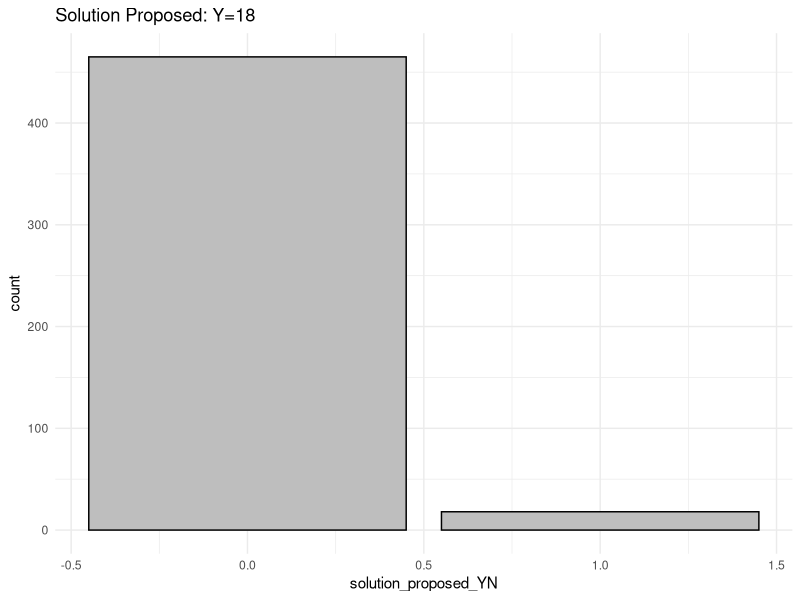
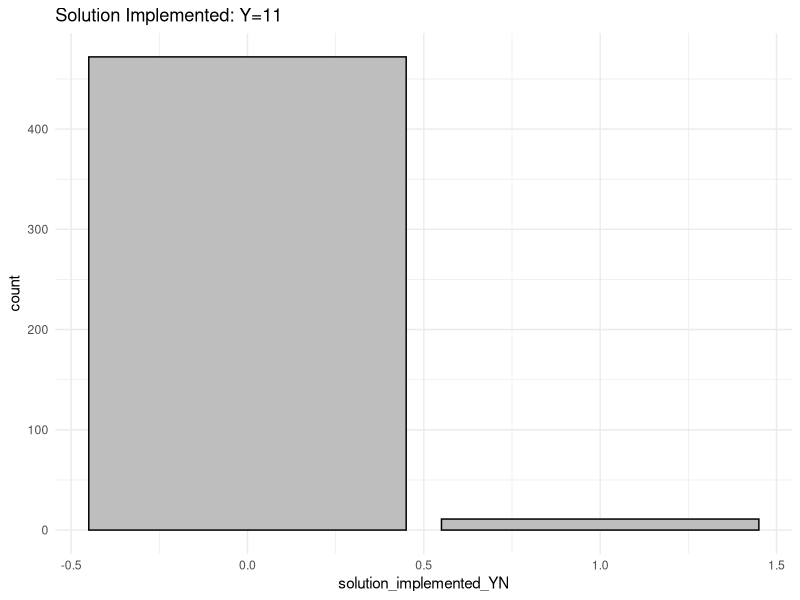
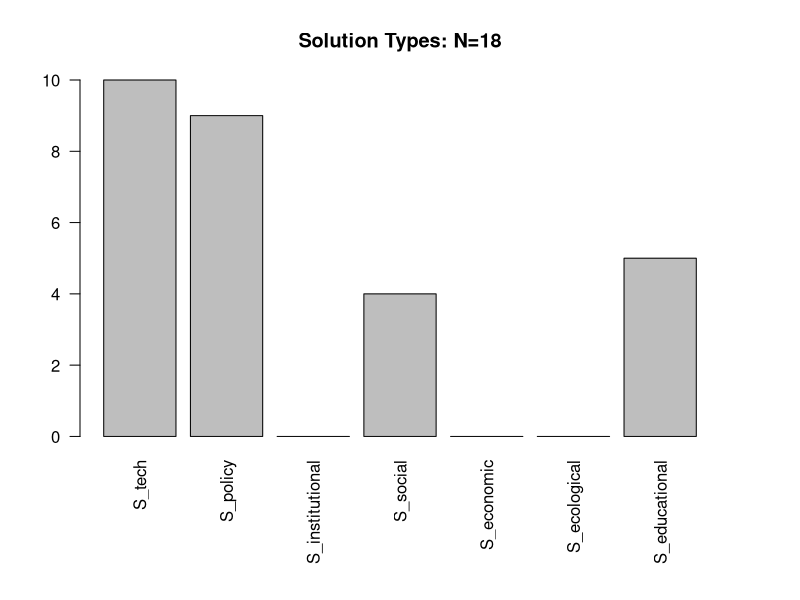
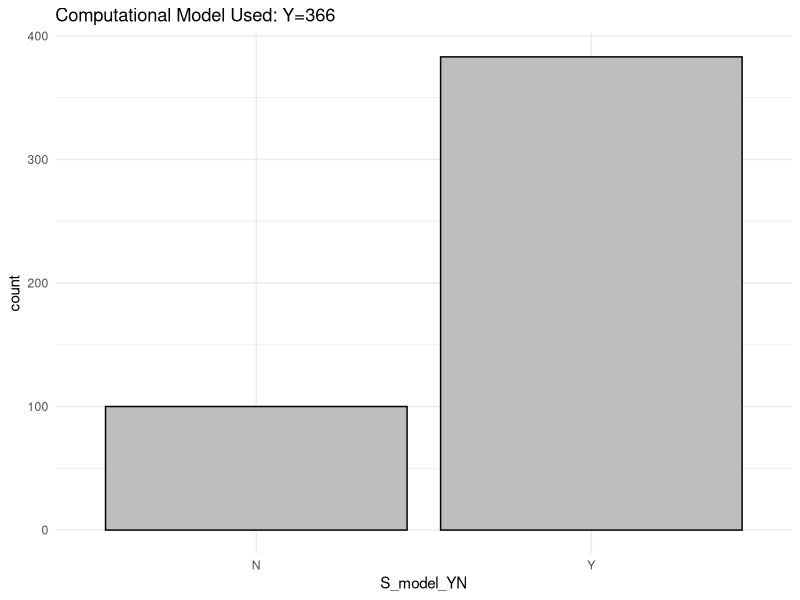
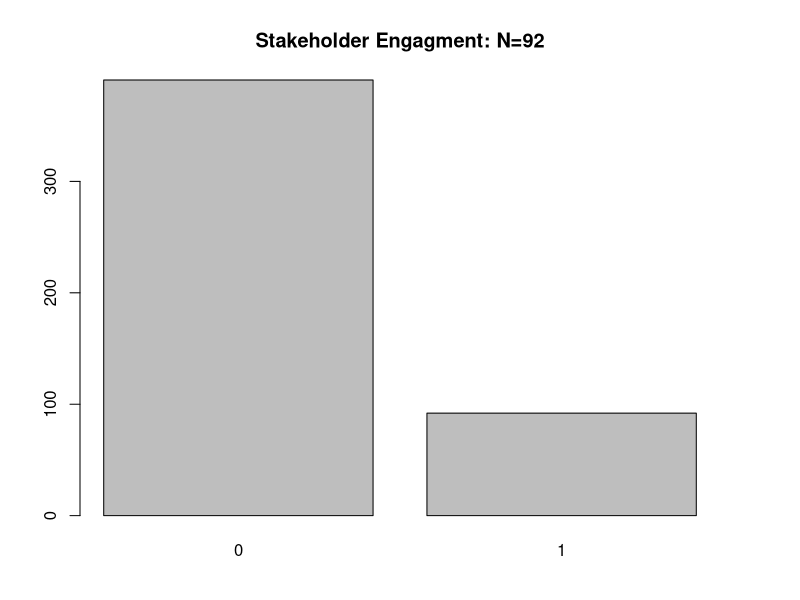
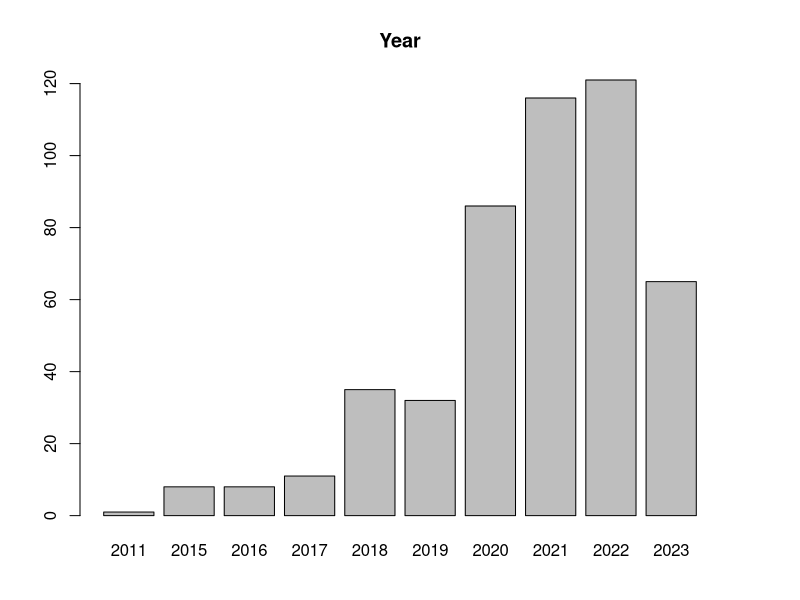
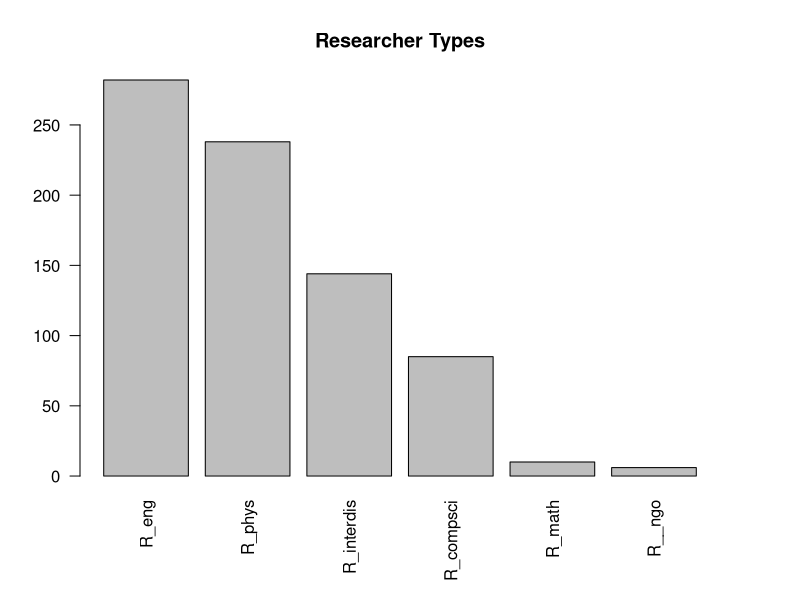
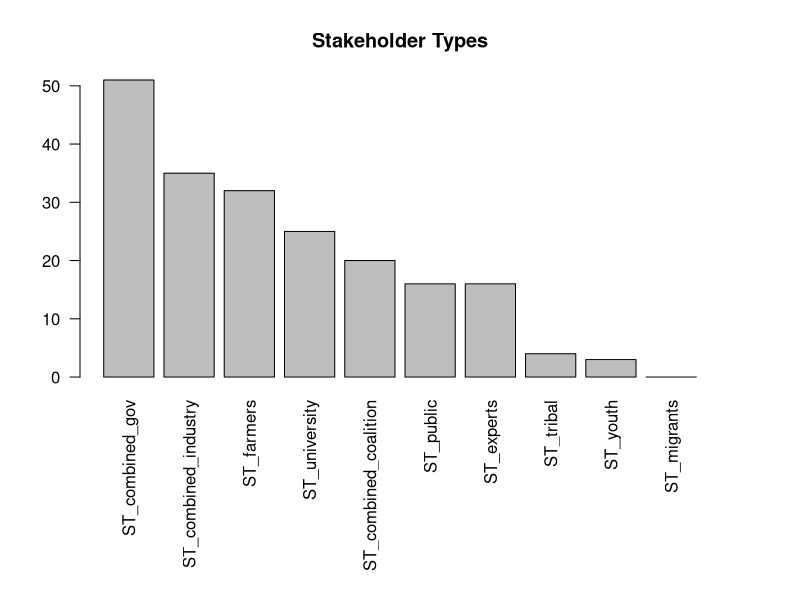

Recreate these plots in R, in order.
## ---- chunk 1
knitr::opts_chunk$set(echo = TRUE)
## ---- chunk 2

library(ggplot2)

crcdata <- read.csv("./data/crc_data_ES2.csv")


#set YN to 01
require(dplyr)
crcdata <- crcdata %>%
  mutate(solution_proposed_YN = ifelse(solution_proposed_YN == "N",0,1))

require(dplyr)
crcdata <- crcdata %>%
  mutate(solution_implemented_YN = ifelse(solution_implemented_YN == "N",0,1))

require(dplyr)
crcdata <- crcdata %>%
  mutate(S_stakeholder_engagment_YN = ifelse(S_stakeholder_engagment_YN == "N",0,1))

#fix colnames
names(crcdata)[names(crcdata) == 'STE_IAP2_NA'] <- 'STE_IAP2_data_gathering'
names(crcdata)[names(crcdata) == 'G_na'] <- 'G_nogeography'

## ---- chunk 3
ggplot(crcdata,aes(x=solution_proposed_YN, fill=year)) + ggtitle("Solution Proposed: Y=18") +
  geom_bar(stat = "count", position = "dodge", fill="gray", color="black") + theme_minimal()

## ---- chunk 4

ggplot(crcdata,aes(x=solution_implemented_YN, fill=year)) + ggtitle("Solution Implemented: Y=11") +
  geom_bar(stat = "count", position = "dodge", fill="gray", color="black") + theme_minimal()

## ---- chunk 5

par(mar = c(8,4,4,4))
barplot(colSums(crcdata[,4:10]), las=2, main="Solution Types: N=18")

## ---- chunk 6
ggplot(crcdata,aes(x=S_model_YN, fill=year)) + ggtitle("Computational Model Used: Y=366") +
  geom_bar(stat = "count", position = "dodge", fill="gray", color="black") + theme_minimal()
 
## ---- chunk 7

# nrow(subset(crcdata, solution_proposed_YN == "1"))/nrow(subset(crcdata, solution_proposed_YN == "0"))
# 
# nrow(subset(crcdata, solution_implemented_YN == "1"))/nrow(subset(crcdata, solution_implemented_YN == "0"))


#stakeholder
par(mar = c(4,4,4,4))
barplot(table(crcdata$S_stakeholder_engagment_YN), main = "Stakeholder Engagment: N=92")

## ---- chunk 8
#year
barplot(table(crcdata$year), main="Year")

## ---- chunk 9
#researcher
df <- t(t(colSums(crcdata[,12:17])))
df <- df[order(df[,1], decreasing = TRUE),]
par(mar = c(6,4,4,4))
barplot(df, las=2, main = "Researcher Types")

## ---- chunk 10

#stakeholder types
df <- t(t(colSums(crcdata[,23:32])))
df <- df[order(df[,1], decreasing = TRUE),]
par(mar = c(11,4,4,4))
barplot(df, las=2, main = "Stakeholder Types")

## ---- chunk 11

#ghodsvali scale
df <- t(t(colSums(crcdata[,33:36])))
df <- df[order(df[,1], decreasing = TRUE),]
barplot(df, las=2, main="Ghodsvali Scale Breakdown")

## ---- chunk 12

#IAP2 scale
df <- t(t(colSums(crcdata[,37:43])))
df <- df[order(df[,1], decreasing = TRUE),]
par(mar = c(12,4,4,4))
barplot(df, las=2, main = "IAP2 Scale Breakdown")

## ---- chunk 13

#local scale
df <- t(t(colSums(crcdata[,44:51])))
df <- df[order(df[,1], decreasing = TRUE),]
par(mar = c(9,4,4,4))
barplot(df, las=2, main="Local Scale Breakdown")

## ---- chunk 14

#geography
df <- t(t(colSums(crcdata[,52:57])))
df <- df[order(df[,1], decreasing = TRUE),]
par(mar = c(8,4,4,4))
barplot(df, las=2, main="Geographic Location Breakdown")

## ---- chunk 15

#Odds of stakeholder scale predicting whether a solution was proposed or not

ghodsvali.fit<-glm(solution_proposed_YN ~STE_G_nominal+STE_G_instrumental+STE_G_representation+STE_G_transformative,family=binomial,data=crcdata)
IAP2.fit<-glm(solution_proposed_YN ~STE_IAP2_data_gathering+STE_IAP2_inform+STE_IAP2_consult+STE_IAP2_involve+STE_IAP2_collab+STE_IAP2_empower+STE_IAP2_researcher,family=binomial,data=crcdata)
IAP2.fit<-glm(solution_proposed_YN ~STE_IAP2_data_gathering+STE_IAP2_inform+STE_IAP2_consult+STE_IAP2_involve+STE_IAP2_collab+STE_IAP2_empower+STE_IAP2_researcher,family=binomial,data=crcdata)
local.fit<-glm(solution_proposed_YN ~SC_datagathering+SC_inform+SC_perspectives+SC_plan+SC_identify+SC_envision+SC_implement+SC_notdescribed,family=binomial,data=crcdata)



